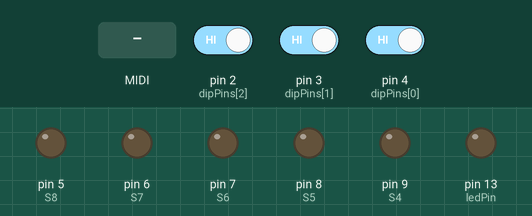
Bench run of a sketch on a simulated Arduino Uno, built with avr-gcc and run on an emulated ATmega328P. Shown: output pins drawn as LEDs (lit = HIGH). The test bench sets the inputs (shaded band); at power-on: pin 2 (dipPins[2]) HIGH, pin 3 (dipPins[1]) HIGH, pin 4 (dipPins[0]) HIGH. MIDI output is not drawn.

Above: at 1.2 s.
1.3 s: MIDI note 36 received
At 1.45 s:
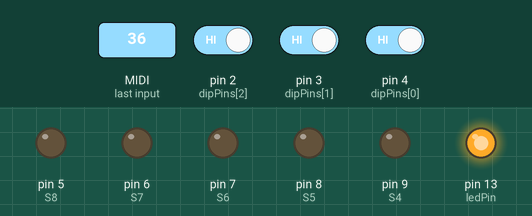
Timing chart, 0 to 4.3 s (numbered marks = the images above; inputs shaded):
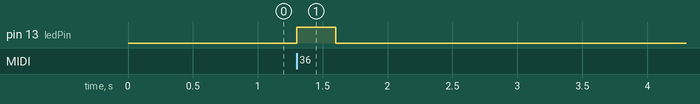

Measured:
- after the input at 1.3 s, pin 13 (ledPin): LOW → HIGH at once, → LOW 0.30 s later

The sketch:

Music_Machine_Solenoid_Controller.ino
```cpp
/**
 * Mehackit Music Machine Solenoid Controller
 *
 * Solenoid controller is a custom ATMEGA board that takes in MIDI
 * and opens VIN current through a corresponding transistor i.e. triggers
 * a salonoid based on the incoming MIDI.
 *
 * A 3 bit DIP-switch defines the MIDI notes. 0 is notes 0-7, 1 is 8-15 etc.
 * When a MIDI note on is received, a solenoid is triggered for 50ms. All midi
 * is passed to MIDI through.
 *
 * Otso Sorvettula / Mehackit 2017
 */

#include <MIDI.h>  // Add Midi Library
#define ledPin 13
#define S1 12
#define S2 11
#define S3 10
#define S4 9
#define S5 8
#define S6 7
#define S7 6
#define S8 5
#define ammountOfSolenoids 8

int solenoids[ammountOfSolenoids] = {S1, S2, S3, S4, S5, S6, S7, S8};
int dipPins[3] = {4,3,2};
int scale = 0;
long notesOff[ammountOfSolenoids];
unsigned long noteLength = 30;
unsigned long now = 0;

//Create an instance of the library with default name, serial port and settings
MIDI_CREATE_DEFAULT_INSTANCE();

void setup() {
  pinMode(S1, OUTPUT);
  pinMode(S2, OUTPUT);
  pinMode(S3, OUTPUT);
  pinMode(S4, OUTPUT);
  pinMode(S5, OUTPUT);
  pinMode(S6, OUTPUT);
  pinMode(S7, OUTPUT);
  pinMode(S8, OUTPUT);
  pinMode(ledPin, OUTPUT);

  for (int i = 0; i < 3; ++i) {
    pinMode(dipPins[i], INPUT_PULLUP);
  }

  for (int i = 0; i < ammountOfSolenoids; i++) {
    notesOff[i] = 0;
  }

  scale = getDipPinsValToInt();

  MIDI.begin(MIDI_CHANNEL_OMNI); //Listen to all MIDI channels
  MIDI.setHandleNoteOn(MyHandleNoteOn);
  MIDI.setHandleNoteOff(MyHandleNoteOff);
}

void loop() { // Main loop
  MIDI.read(); // Continuously check if Midi data has been received.
  now = millis();
  for (int i = 0; i < ammountOfSolenoids; i++) {
    if (notesOff[i] < now) {
      digitalWrite(solenoids[i], LOW);
    }
  }
}

int getDipPinsValToInt() {
  byte result = 0;
  for (int i = 0; i < 3; ++i) {
    bool switchOn = !digitalRead(dipPins[i]); //pullup reverses the logic
    if (switchOn) {
      result = result | (1 << i);
    }
  }
  return (int) result;
}

// MyHandleNoteON is the function that will be called by the Midi Library
// when a MIDI NOTE ON message is received.
// It will be passed bytes for Channel, Pitch, and Velocity
void MyHandleNoteOn(byte channel, byte pitch, byte velocity) {
  digitalWrite(ledPin, HIGH);
  int solenoid = pitch - ammountOfSolenoids * scale;
  if (solenoid >= 0 && solenoid < ammountOfSolenoids) {
    digitalWrite(solenoids[solenoid], HIGH);
    notesOff[solenoid] = millis() + noteLength;
  }
}

// MyHandleNoteOFF is the function that will be called by the Midi Library
// when a MIDI NOTE OFF message is received.
// * A NOTE ON message with Velocity = 0 will be treated as a NOTE OFF message *
// It will be passed bytes for Channel, Pitch, and Velocity
void MyHandleNoteOff(byte channel, byte pitch, byte velocity) {
  digitalWrite(ledPin, LOW);
}
```
